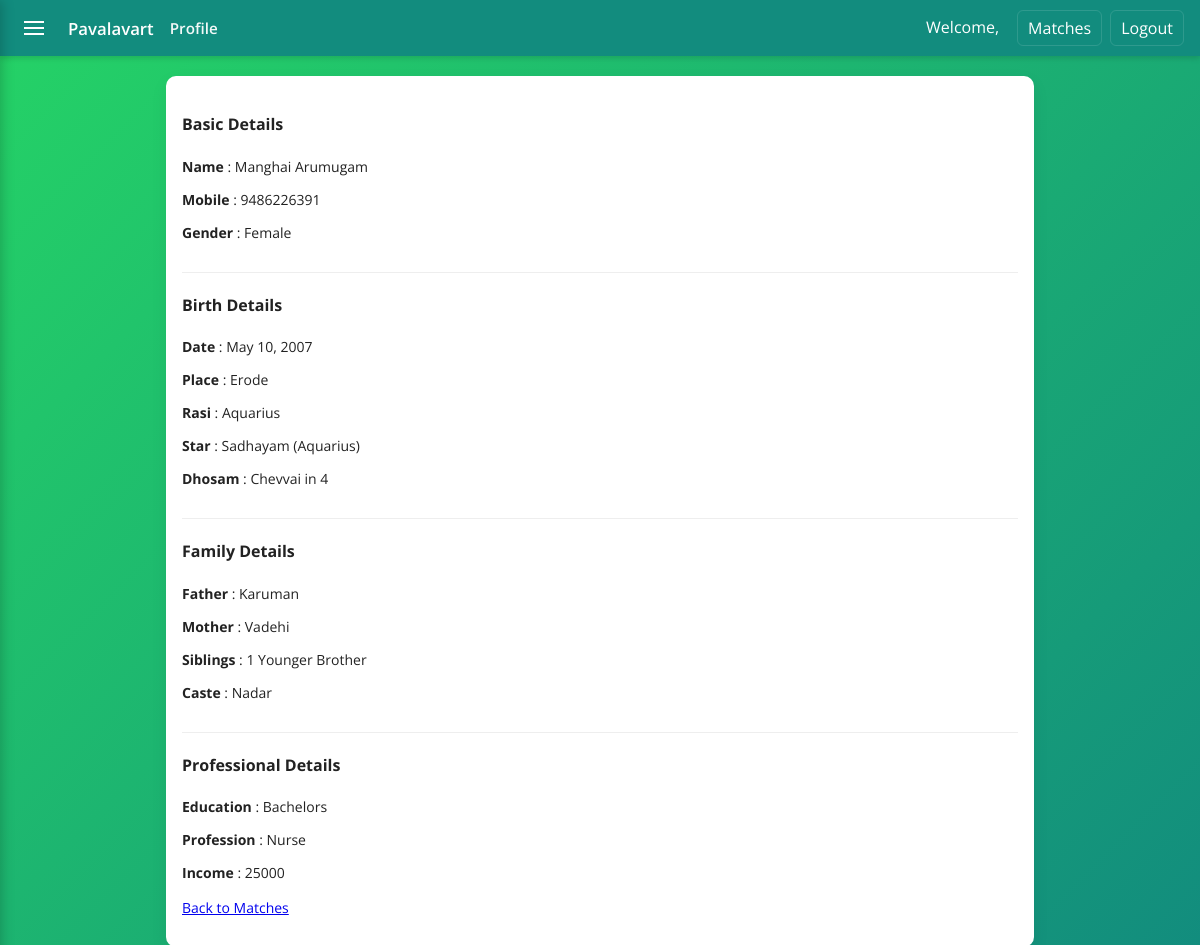
Screenshot of /profile/5/ (signed in) with the database file from the repository.
### alliance/models.py (models this page shows, shortened)
class MemberProfile(models.Model):
    GENDER_CHOICES = [
        ('M', 'Male'),
        ('F', 'Female'),
        ('O', 'Other'),
    ]
    user = models.OneToOneField(User, on_delete=models.CASCADE, related_name='profile')
    mobile = models.CharField(max_length=15, unique=True)
    gender = models.CharField(max_length=1, choices=GENDER_CHOICES, default='O')
    created_at = models.DateTimeField(auto_now_add=True)

class BirthDetail(models.Model):
    profile = models.OneToOneField(MemberProfile, on_delete=models.CASCADE, related_name='birth_detail')
    date_of_birth = models.DateField(null=True, blank=True)
    time_of_birth = models.TimeField(null=True, blank=True)
    place_of_birth = models.CharField(max_length=200, blank=True)
    rasi = models.ForeignKey(Rasi, on_delete=models.SET_NULL, null=True, blank=True)
    star = models.ForeignKey(Star, on_delete=models.SET_NULL, null=True, blank=True)
    dhosam = models.ForeignKey(Dhosam, on_delete=models.SET_NULL, null=True, blank=True)

class Rasi(models.Model):
    rasi = models.CharField(max_length=50, unique=True)
    rasi_ta = models.CharField(max_length=50, blank=True, help_text='Tamil name')
    class Meta:
        verbose_name = 'Rasi'
        verbose_name_plural = 'Rasis'
    def __str__(self):
        return self.rasi

class Star(models.Model):
    rasi = models.ForeignKey(Rasi, on_delete=models.CASCADE, related_name='stars')
    star = models.CharField(max_length=50)
    star_ta = models.CharField(max_length=50, blank=True, help_text='Tamil name')
    class Meta:
        unique_together = (('rasi', 'star'),)
        verbose_name = 'Star'
        verbose_name_plural = 'Stars'
    def __str__(self):
        return f"{self.star} ({self.rasi.rasi})"

class Dhosam(models.Model):
    dhosam = models.CharField(max_length=50, unique=True)
    dhosam_ta = models.CharField(max_length=50, blank=True, help_text='Tamil name')
    class Meta:
        verbose_name = 'Dhosam'
        verbose_name_plural = 'Dhosams'
    def __str__(self):
        return self.dhosam

class FamilyDetail(models.Model):
    profile = models.OneToOneField(MemberProfile, on_delete=models.CASCADE, related_name='family_detail')
    father_name = models.CharField(max_length=200, blank=True)
    mother_name = models.CharField(max_length=200, blank=True)
    siblings = models.CharField(max_length=200, blank=True, help_text='Comma separated names or count')
    caste = models.ForeignKey(Caste, on_delete=models.SET_NULL, null=True, blank=True)
    koottam = models.ForeignKey(Koottam, on_delete=models.SET_NULL, null=True, blank=True)
    kula_deity = models.CharField(max_length=200, blank=True)

class Caste(models.Model):
    caste = models.CharField(max_length=100, unique=True)
    caste_ta = models.CharField(max_length=100, blank=True, help_text='Tamil name')
    class Meta:
        verbose_name = 'Caste'
        verbose_name_plural = 'Castes'
    def __str__(self):
        return self.caste

class ProfessionalDetail(models.Model):
    profile = models.OneToOneField(MemberProfile, on_delete=models.CASCADE, related_name='professional_detail')
    education = models.ForeignKey(Education, on_delete=models.SET_NULL, null=True, blank=True)
    profession = models.ForeignKey(Profession, on_delete=models.SET_NULL, null=True, blank=True)
    monthly_income = models.IntegerField(
        null=True,
        blank=True,
        validators=[MinValueValidator(1000), MaxValueValidator(9999999)],
        help_text='Enter monthly income (min 4 digits, max 7 digits)'
    )

class Education(models.Model):
    education = models.CharField(max_length=100, unique=True)
    education_ta = models.CharField(max_length=100, blank=True, help_text='Tamil name')
    class Meta:
        verbose_name = 'Education'
        verbose_name_plural = 'Educations'
    def __str__(self):
        return self.education

class Profession(models.Model):
    profession = models.CharField(max_length=100, unique=True)
    profession_ta = models.CharField(max_length=100, blank=True, help_text='Tamil name')
    class Meta:
        verbose_name = 'Profession'
        verbose_name_plural = 'Professions'
    def __str__(self):
        return self.profession

### alliance/views.py (the view)
# urls.py: path('profile/<int:pk>/', views.profile_detail, name='profile_detail'),
@login_required
def profile_detail(request, pk):
    profile = get_object_or_404(MemberProfile, pk=pk)
    return render(request, 'main/profile_detail.html', {'profile': profile})

### alliance/templates/main/profile_detail.html (shortened to what this page needs)
{% extends 'main/base.html' %}
{% block page_title %}Profile{% endblock %}
{% block content %}
<div class="card" style="width:100%">
    {% if profile %}
        <div class="profile-main-card" style="width:100%">
            <section style="padding-bottom:1rem; border-bottom:1px solid #eee; margin-bottom:1rem">
                <h4>Basic Details</h4>
                <p style="font-size:14px;"><strong>Name</strong> <span class="value">: {{ profile.user.first_name }} {{ profile.user.last_name }}</span></p>
                <p style="font-size:14px;"><strong>Mobile</strong> <span class="value">: {{ profile.mobile }}</span></p>
                <p style="font-size:14px;"><strong>Gender</strong> <span class="value">: {{ profile.get_gender_display }}</span></p>
            </section>
            <section style="padding-bottom:1rem; border-bottom:1px solid #eee; margin-bottom:1rem">
                <h4>Birth Details</h4>
                {% if profile.birth_detail %}
                    <p style="font-size:14px;"><strong>Date</strong> <span class="value">: {{ profile.birth_detail.date_of_birth }}</span></p>
                    <p style="font-size:14px;"><strong>Place</strong> <span class="value">: {{ profile.birth_detail.place_of_birth }}</span></p>
                    <p style="font-size:14px;"><strong>Rasi</strong> <span class="value">: {{ profile.birth_detail.rasi }}</span></p>
                    <p style="font-size:14px;"><strong>Star</strong> <span class="value">: {{ profile.birth_detail.star }}</span></p>
                    <p style="font-size:14px;"><strong>Dhosam</strong> <span class="value">: {{ profile.birth_detail.dhosam }}</span></p>
                {% else %}
                    <p><em>Birth details not added yet</em></p>
                {% endif %}
            </section>
            <section style="padding-bottom:1rem; border-bottom:1px solid #eee; margin-bottom:1rem">
                <h4>Family Details</h4>
                {% if profile.family_detail %}
                    <p style="font-size:14px;"><strong>Father</strong> <span class="value">: {{ profile.family_detail.father_name }}</span></p>
                    <p style="font-size:14px;"><strong>Mother</strong> <span class="value">: {{ profile.family_detail.mother_name }}</span></p>
                    <p style="font-size:14px;"><strong>Siblings</strong> <span class="value">: {{ profile.family_detail.siblings }}</span></p>
                    <p style="font-size:14px;"><strong>Caste</strong> <span class="value">: {{ profile.family_detail.caste }}</span></p>
                {% else %}
                    <p><em>Family details not added yet</em></p>
                {% endif %}
            </section>
            <section>
                <h4>Professional Details</h4>
                {% if profile.professional_detail %}
                    <p style="font-size:14px;"><strong>Education</strong> <span class="value">: {{ profile.professional_detail.education }}</span></p>
                    <p style="font-size:14px;"><strong>Profession</strong> <span class="value">: {{ profile.professional_detail.profession }}</span></p>
                    <p style="font-size:14px;"><strong>Income</strong> <span class="value">: {{ profile.professional_detail.monthly_income }}</span></p>
                {% else %}
                    <p><em>Professional details not added yet</em></p>
                {% endif %}
            </section>
        </div>
        <p style="margin-top:1rem;font-size:14px;"><a href="{% url 'matches' %}">Back to Matches</a></p>
    {% else %}
        <p>No profile found.</p>
    {% endif %}
</div>
{% endblock %}

### alliance/templates/main/base.html (style rules this page uses)
html { box-sizing: border-box; }
*, *:before, *:after { box-sizing: inherit; }
body { margin:0; font-family: 'Open Sans', Arial, sans-serif; background: linear-gradient(135deg,#25d366 0%,#128c7e 100%); min-height:100vh; color:#222 }
.card { background:#fff; border-radius:10px; padding:1rem; box-shadow:0 6px 18px rgba(0,0,0,0.06) }

### rows the page displays
MemberProfile: user.first_name "Manghai", user.last_name "Arumugam", mobile "9486226391", gender "Female", birth_detail.date_of_birth "May 10, 2007", birth_detail.place_of_birth "Erode", birth_detail.rasi "Aquarius", birth_detail.star "Sadhayam (Aquarius)", birth_detail.dhosam "Chevvai in 4", family_detail.father_name "Karuman", family_detail.mother_name "Vadehi", family_detail.siblings "1 Younger Brother", family_detail.caste "Nadar", professional_detail.education "Bachelors", professional_detail.profession "Nurse", professional_detail.monthly_income "25000"
